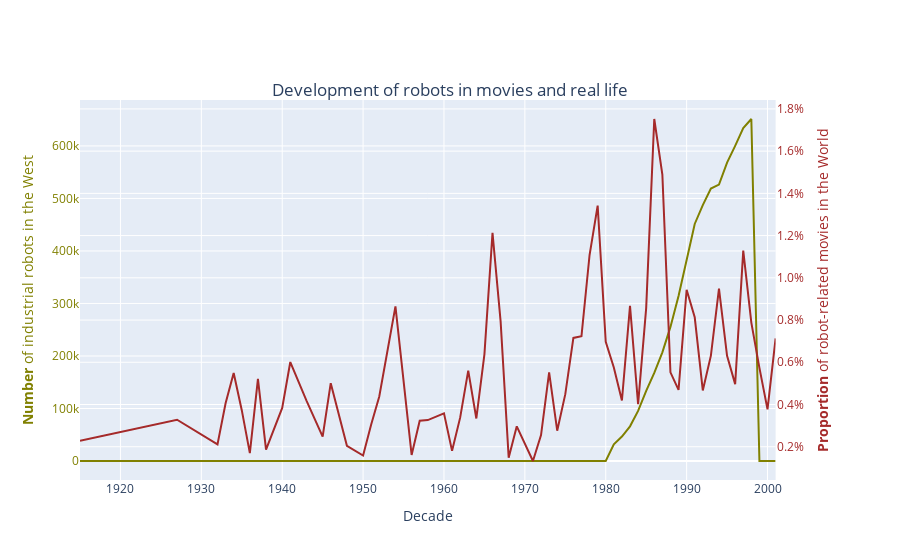

Here is the notebook cell this chart was saved with:
### Code cell
# Figure with secondary y axis
fig = make_subplots(specs=[[{"secondary_y": True}]])

# Get percentage of films with given keyword
percentage, count =  percentage_count_words_per_year(keyphrase_analysis_df, keyword)
percentage = percentage.replace(np.nan, 0)
count = count.replace(np.nan, 0)


# Figure out common index
common_years = kw_data.index.intersection(percentage.index).intersection(count.index)

# Create interactive line plot
fig.add_trace(
    go.Scatter(x=common_years, y=kw_data['sum'][common_years], name="quantity", line_color='olive'), 
    secondary_y=False)

fig.add_trace(
    go.Scatter(x=common_years, y=percentage[common_years], name="percentage",
               line_color='brown'), 
    secondary_y=True)

fig.update_xaxes(
    title_text = 'Decade',
    tickmode='linear',
    dtick=10
)

fig.update_yaxes(
    tickformat='.1%',
    secondary_y=True,
    title_text=f"<b>Proportion</b> of {keyword}-related movies in the World",
    color='brown'
)

fig.update_yaxes(
    secondary_y=False,
    title_text=hccta_descriptors[keyword] + " in the West",
    color='olive'
)

fig.update_layout(
    title_x=0.5, 
    title_y=0.85,
    title_text=f'Development of {keyword}s in movies and real life', 
    showlegend=False)

fig.show()

fig.write_html(f"{keyword}_development.html")

### Figure 1 — Plotly figure (JSON) as saved in the notebook; plotly's stock layout.template omitted (floating-point values rounded to 4 significant figures)
{"data": [{"line": {"color": "olive"}, "name": "quantity", "type": "scatter", "x": [1915, 1927, 1932, 1933, 1934, 1935, 1936, 1937, 1938, 1940, 1941, 1943, 1945, 1946, 1948, 1950, 1951, 1952, 1954, 1956, 1957, 1958, 1960, 1961, 1962, 1963, 1964, 1965, 1966, 1967, 1968, 1969, 1971, 1972, 1973, 1974, 1975, 1976, 1977, 1978, 1979, 1980, 1981, 1982, 1983, 1984, 1985, 1986, 1987, 1988, 1989, 1990, 1991, 1992, 1993, 1994, 1995, 1996, 1997, 1998, 1999, 2000, 2001], "xaxis": "x", "y": [0, 0, 0, 0, 0, 0, 0, 0, 0, 0, 0, 0, 0, 0, 0, 0, 0, 0, 0, 0, 0, 0, 0, 0, 0, 0, 0, 0, 0, 0, 0, 0, 0, 0, 0, 0, 0, 0, 0, 0, 0, 0, 31912, 46662, 66019, 95338, 133484, 167631, 206908, 255398, 314287, 384491, 451356, 487169, 518795, 526449, 568178, 600172, 633859, 651254, 0, 0, 0], "yaxis": "y"}, {"line": {"color": "brown"}, "name": "percentage", "type": "scatter", "x": [1915, 1927, 1932, 1933, 1934, 1935, 1936, 1937, 1938, 1940, 1941, 1943, 1945, 1946, 1948, 1950, 1951, 1952, 1954, 1956, 1957, 1958, 1960, 1961, 1962, 1963, 1964, 1965, 1966, 1967, 1968, 1969, 1971, 1972, 1973, 1974, 1975, 1976, 1977, 1978, 1979, 1980, 1981, 1982, 1983, 1984, 1985, 1986, 1987, 1988, 1989, 1990, 1991, 1992, 1993, 1994, 1995, 1996, 1997, 1998, 1999, 2000, 2001], "xaxis": "x", "y": [0.002288, 0.003279, 0.00211, 0.004057, 0.005495, 0.003731, 0.001695, 0.005217, 0.001859, 0.003839, 0.006012, 0.004184, 0.002481, 0.005013, 0.002045, 0.001582, 0.003058, 0.00438, 0.008651, 0.001613, 0.003231, 0.003263, 0.003584, 0.001805, 0.003378, 0.005607, 0.003339, 0.006378, 0.01213, 0.007949, 0.001484, 0.002967, 0.001325, 0.002554, 0.005517, 0.002759, 0.004491, 0.007153, 0.007236, 0.01108, 0.01342, 0.006974, 0.005755, 0.00419, 0.008671, 0.004011, 0.008578, 0.01752, 0.01489, 0.005525, 0.004695, 0.009434, 0.00813, 0.004667, 0.006316, 0.009494, 0.006303, 0.004965, 0.01129, 0.007881, 0.005733, 0.003768, 0.007133], "yaxis": "y2"}], "layout": {"showlegend": false, "title": {"text": "Development of robots in movies and real life", "x": 0.5, "y": 0.85}, "xaxis": {"anchor": "y", "domain": [0, 0.94], "dtick": 10, "tickmode": "linear", "title": {"text": "Decade"}}, "yaxis": {"anchor": "x", "color": "olive", "domain": [0, 1], "title": {"text": "<b>Number</b> of industrial robots in the West"}}, "yaxis2": {"anchor": "x", "color": "brown", "overlaying": "y", "side": "right", "tickformat": ".1%", "title": {"text": "<b>Proportion</b> of robot-related movies in the World"}}}}
